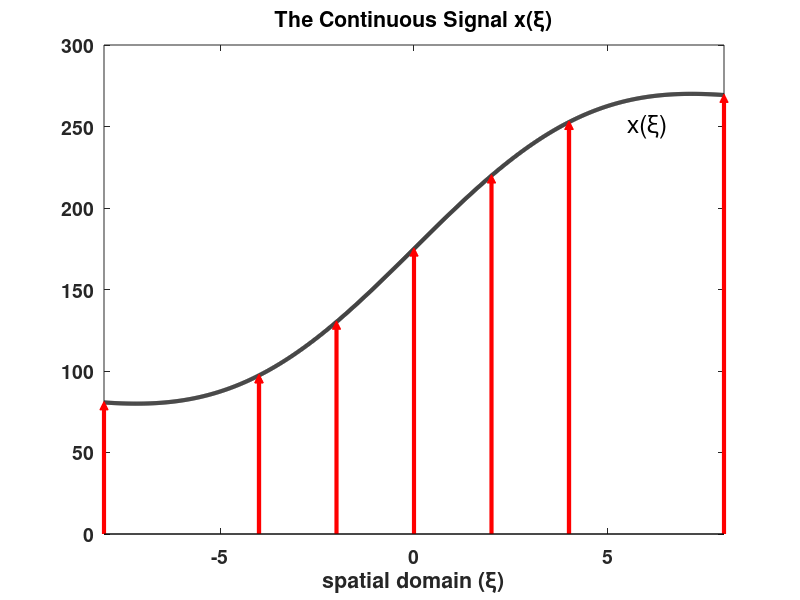

The MATLAB source for this figure:
clc;
close all;
t=-8:0.01:8;
f0=0.004;
f1=0.03;
f2=0.07;
x1=150*sin(2*pi*f0*t)+150;
x2=70*sin(2*pi*f1*t)+10;
x3=15*sin(2*pi*f2*t)+15;
y=x1+x2+x3;
figure()
plot(t,y,'k','LineWidth',3)
% set(gca,'YLim',[-0.5 2]);
% xlabel('time domain (t)','FontSize',10,'LineWidth',3)
% title('The Discretization of x(t)','FontSize',12,'LineWidth',3)
% text(10,1.4,'x(nT)','FontSize',12)
xlabel('spatial domain (\xi)','FontSize',15,'FontWeight','bold')
title('The Continuous Signal x(\xi)','FontSize',18,'FontWeight','bold')
text(5.5,250,'x(\xi)','FontSize',18)
hold on;
% t1=-8:4:8;
t2=-8:4:-4;
t3=-4:2:4;
t4=4:4:8;
t1=[t2 t3 t4];
x1=150*sin(2*pi*f0*t1)+150;
x2=70*sin(2*pi*f1*t1)+10;
x3=15*sin(2*pi*f2*t1)+15;
y=x1+x2+x3;
stem(t1,y-2,'fill','r^','LineWidth',3);
xlim([-8 8])
% set(gca,'XTick',[-8 8])
set(gca,'FontSize',14,'FontWeight','bold')


% figure
% y=ones(1,length(t1));
% stem(t1,y,'fill','r^','LineWidth',1.5)
% xlabel('time domain (t)','FontSize',10,'LineWidth',3)
% title('The Impulse-train Sampling Signal p(t)','FontSize',12,'LineWidth',3)
% text(10,1.2,'p(t)','FontSize',15)
% set(gca,'XLim',[-21 21]);
% set(gca,'YLim',[0 1.75]);
% % 
% t2=-20:1.5:-15.5;
% t3=-8:2:-5;
% t4=-5:0.5:6;
% % t5=6:2:10;
% % t6=17:1.5:20;
% t=[t3 t4];
% x1=150*sin(2*pi*f0*t)+150;
% x2=70*sin(2*pi*f1*t)+10;
% x3=15*sin(2*pi*f2*t)+15;
% y=x1+x2+x3;
% stem(t,y-2,'fill','r^','LineWidth',1.5)
% xlabel('spatial domain (\xi)','FontSize',10,'LineWidth',3)
% title('The Non-uniform Sampling Method','FontSize',12,'LineWidth',3)
% % text(10,1.4,'x(\xi)','FontSize',15)
